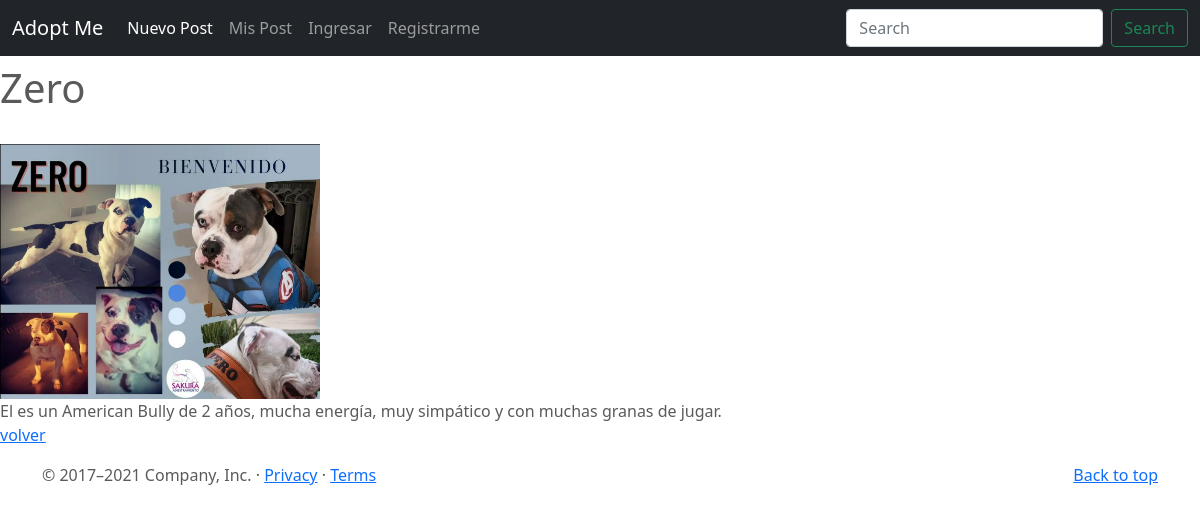
The app's page /post/6/detail with its own data.
### AdoptMe/models.py (models this page shows, shortened)
class Post(models.Model):
    nombre_carousel = models.CharField(max_length=30)
    caracteristicas_carousel = models.CharField(max_length=50)
    nombre = models.CharField(max_length=15)
    caracteristicas = models.CharField(max_length=250)
    editor = models.ForeignKey(to=User, on_delete=models.CASCADE, related_name='editor')
    imagen = models.ImageField(upload_to="posts", null=True, blank=True)

### AdoptMe/views.py (the view)
# urls.py: path('post/<pk>/detail', PostDetail.as_view(), name="post-detail"),
class PostDetail(DetailView):
    model = Post

### AdoptMe/templates/AdoptMe/post_detail.html
{% extends "AdoptMe/base.html" %}
{% block main %}
<p>
    <h1>{{object.nombre}}</h1>
    <br>
    <img src="{{ object.imagen.url }}" width="320px" height="75%">
    <br>
    {{object.caracteristicas}}
    <br>
    <a href="{% url 'post-list' %}"> volver</a>
</p>
{% endblock %}

### AdoptMe/static/AdoptMe/css/carousel.css (style rules this page uses)
body { padding-top: 3rem; padding-bottom: 3rem; color: #5a5a5a; }

### records on screen
Post: nombre "Zero", imagen (picture), caracteristicas "El es un American Bully de 2 años, mucha energía, muy simpático y con muchas granas de jugar."
